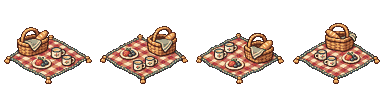
#> input picture assets/town-buildings/picnic257.png, 384 x 96 px
$ python -i music_square_art.py   (imports and definitions only)
#> lines starting #> are read from the running program, lines starting #| are printed output that depends on the picture; after the words box and inside, x2 and y2 are one past the last pixel; in counts of white or black regions, pixels touching at a corner belong together
#> further down, picture is the input picture: PIL image 384x96 P; mean R, G, B, A 42.7, 30.6, 24.1, 67.3
"""Draw the roofless music square on the same rotating ground plan as the festival."""
from functools import lru_cache
from math import cos, pi, sin
from pathlib import Path

from PIL import Image, ImageFilter
from festival_plaza_art import block

DETAILS = Path(__file__).resolve().parents[1]/'assets/town-details'
WOOD = ('#daa364','#ad7347','#8a5841','#66483b')
TEAL = ('#689e92','#3e7b76','#35706a','#375956')
GOLD = '#bd9252'


def ring(p, u, v, ru, rv, color, z=0, line=None):
    points=[(u+ru*cos(i*pi/24),v+rv*sin(i*pi/24),z) for i in range(48)]
    p.poly(points,color,line)


# [96 lines left out: functions paving, seat, pot, lamp, harps, harp and 2 more, not called in this run]


def cut_mushroom_turf(image):
    # These colours are the turf on the source sheet. Cap and stem silhouettes
    # share their dark outline with the turf, so retain outlines next to flesh.
    moss={9,12,13,19,21,26,28}
    contour={6,7,8,14,15,16,18}
    source=image.load()
    core=Image.new('L',image.size)
#> core: PIL image 384x96 L; every value is 0
    core.putdata([255 if i and i not in moss|contour else 0 for i in image.tobytes()])
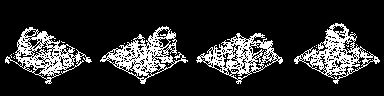
#> core: PIL image 384x96 L; 17% white in thin lines or dots, all inside (x1, y1, x2, y2) = (5, 23, 380, 84)
    body=core.filter(ImageFilter.MaxFilter(3)).load()
    near=core.filter(ImageFilter.MaxFilter(5)).load()
    out=image.copy()
    pixels=out.load()
    for y in range(28,image.height):
        for x in range(image.width):
            c=source[x,y]
            if c in moss:
                pixels[x,y]=16 if body[x,y] and y>38 and not core.getpixel((x,y)) else 0
            elif c in contour and not near[x,y]:
                pixels[x,y]=0
    return out

>>> from PIL import Image
>>> picture = Image.open('../assets/town-buildings/picnic257.png')
>>> result = cut_mushroom_turf(picture)
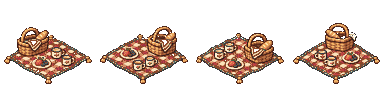
#> result: PIL image 384x96 P; mean R, G, B, A 41.3, 28.1, 20.9, 66.6; transparent parts drawn white
